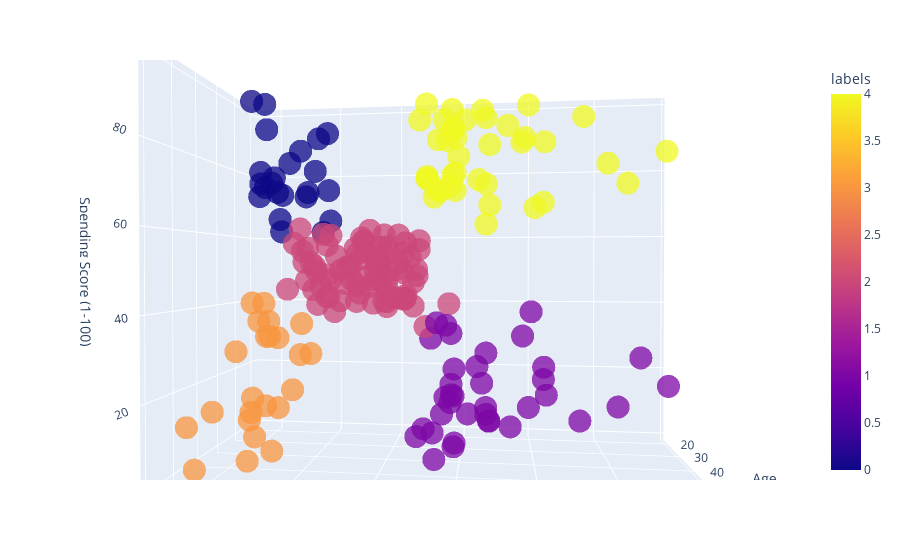

The cell this chart's notebook holds for it:
### Markdown cell above
The final clustered dataset looks like:

### Code cell
import plotly.express as px
fig = px.scatter_3d(df, x='Age', y='Annual Income (k$)', z='Spending Score (1-100)', color='labels', opacity=0.75)
fig.show()

### Figure 1 — Plotly figure (JSON) as saved in the notebook; plotly's stock layout.template omitted (floating-point values rounded to 4 significant figures; data arrays with more than 128 entries replaced by an {"elided": "..."} marker saying what was removed)
{"data": [{"hovertemplate": "Age=%{x}<br>Annual Income (k$)=%{y}<br>Spending Score (1-100)=%{z}<br>labels=%{marker.color}<extra></extra>", "legendgroup": "", "marker": {"color": {"elided": "200 int values"}, "coloraxis": "coloraxis", "opacity": 0.75, "symbol": "circle"}, "mode": "markers", "name": "", "scene": "scene", "showlegend": false, "type": "scatter3d", "x": {"elided": "200 int values"}, "y": {"elided": "200 int values"}, "z": {"elided": "200 int values"}}], "layout": {"autosize": true, "coloraxis": {"colorbar": {"title": {"text": "labels"}}, "colorscale": [[0, "#0d0887"], [0.1111, "#46039f"], [0.2222, "#7201a8"], [0.3333, "#9c179e"], [0.4444, "#bd3786"], [0.5556, "#d8576b"], [0.6667, "#ed7953"], [0.7778, "#fb9f3a"], [0.8889, "#fdca26"], [1, "#f0f921"]]}, "legend": {"tracegroupgap": 0}, "margin": {"t": 60}, "scene": {"aspectmode": "auto", "aspectratio": {"x": 0.6093, "y": 1.429, "z": 1.148}, "camera": {"center": {"x": 0, "y": 0, "z": 0}, "eye": {"x": 1.462, "y": 0.1467, "z": 0.01328}, "projection": {"type": "perspective"}, "up": {"x": 0, "y": 0, "z": 1}}, "domain": {"x": [0, 1], "y": [0, 1]}, "xaxis": {"title": {"text": "Age"}, "type": "linear"}, "yaxis": {"title": {"text": "Annual Income (k$)"}, "type": "linear"}, "zaxis": {"title": {"text": "Spending Score (1-100)"}, "type": "linear"}}}}
